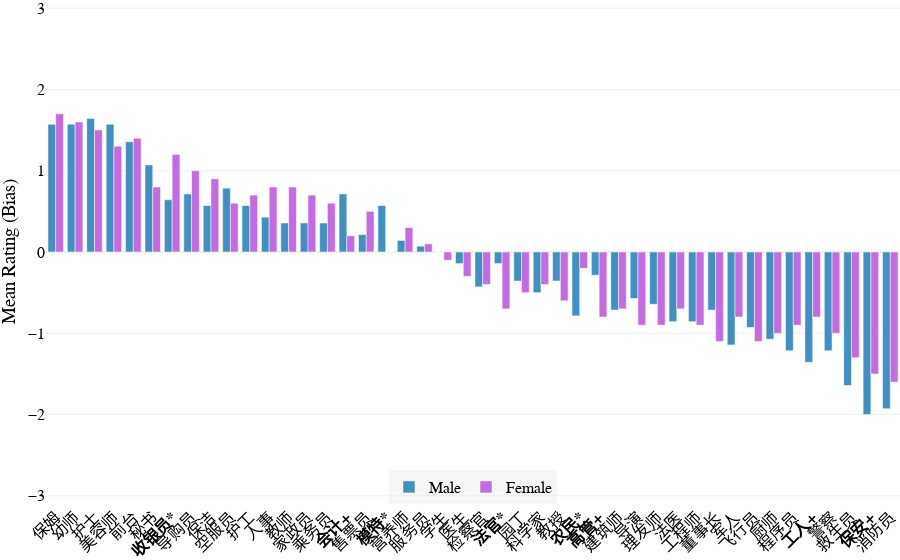

Notebook code for this chart:
### Markdown cell above
#### Two Sample T-Test by Gender

### Code cell
# Add a new column with the mean of the ratings for each participant
df_zh['Mean Rating'] = df_zh.iloc[:, 8:].mean(axis=1)

# Separate df_zh into male and female datasets based on the Gender column
df_zh_male = df_zh[df_zh['Gender'] == 'male']
df_zh_female = df_zh[df_zh['Gender'] == 'female']

# Show the number of male and female participants
print(f"Number of male participants: {df_zh_male['Participant ID'].nunique()}")
print(f"Number of female participants: {df_zh_female['Participant ID'].nunique()}")

# Two Sample T-Test between male and female participants for each occupation word
results = []
for col in rating_columns:
    male_ratings = df_zh_male[col].dropna().astype(float)
    female_ratings = df_zh_female[col].dropna().astype(float)
    # Only test if both groups have at least 2 ratings
    if len(male_ratings) > 1 and len(female_ratings) > 1:
        t_stat, p_value = stats.ttest_ind(male_ratings, female_ratings, equal_var=False)
        mean_male = male_ratings.mean()
        mean_female = female_ratings.mean()
        # Get English translation from occupations DataFrame
        en_translation = occupations.loc[occupations['zh'] == col, 'en'].values
        en_translation = en_translation[0] if len(en_translation) > 0 else ""
        results.append({
            'occupation': col,
            'mean_male': mean_male,
            'mean_female': mean_female,
            't_stat': t_stat,
            'p_value': p_value,
            'significant': p_value < 0.05,
            'marg_significant': 0.05 < p_value < 0.1,
            'en': en_translation
        })

# Create a DataFrame from the results
df_ttest = pd.DataFrame(results)

# Add overall mean rating for sorting
df_ttest['overall_mean'] = (df_ttest['mean_male'] + df_ttest['mean_female']) / 2

# Sort by overall mean rating
df_ttest_sorted = df_ttest.sort_values('overall_mean', ascending=False)

# Prepare axis labels: bold for significant
def bold_label(row):
    occupation = row['occupation']
    if row.get('significant'):
        occupation = f"<b>{occupation}*</b>"
    if row.get('marg_significant'):
        occupation = f"<b>{occupation}+</b>"
    return occupation

df_ttest_sorted['occupation_label'] = df_ttest_sorted.apply(bold_label, axis=1)

# Plot with English translation in hover
fig = go.Figure()

fig.add_trace(go.Bar(
    x=df_ttest_sorted['occupation_label'],
    y=df_ttest_sorted['mean_male'],
    name='Male',
    marker_color=male_color,
    customdata=df_ttest_sorted[['en']],
    hovertemplate='Occupation: %{x}<br>English: %{customdata[0]}<br>Mean (Male): %{y:.2f}<extra></extra>'
))

fig.add_trace(go.Bar(
    x=df_ttest_sorted['occupation_label'],
    y=df_ttest_sorted['mean_female'],
    name='Female',
    marker_color=female_color,
    customdata=df_ttest_sorted[['en']],
    hovertemplate='Occupation: %{x}<br>English: %{customdata[0]}<br>Mean (Female): %{y:.2f}<extra></extra>'
))

fig.update_layout(
    barmode='group',
    xaxis_tickangle=-45,
    yaxis_title='Bias (Male - Female)',
    yaxis=dict(
        range=[-3.1, 3.1],
        tickvals=[-3, -2, -1, 0, 1, 2, 3],
        title='Mean Rating (Bias)'
    ),
    template='plotly_white',
    font=dict(family="Times New Roman, serif", size=16, color='black'),
    margin=dict(l=0, r=0, t=0, b=0),
    legend=dict(
        orientation='h',
        yanchor='bottom',
        y=0,
        xanchor='center',
        x=0.5,
        bgcolor='rgba(220, 220, 220, 0.25)',
    )
)

# Show the plot
fig.show()

# Save it as HTML and image
fig.write_html('occupations_zh_gender.html')
fig.write_image('occupations_zh_gender.png', scale=3, width=1000, height=400)

### Figure 1 — Plotly figure (JSON) as saved in the notebook; plotly's stock layout.template omitted (floating-point values rounded to 4 significant figures)
{"data": [{"customdata": [["domestic helper"], ["kindergarten teacher"], ["nurse"], ["beautician"], ["receptionist"], ["secretary"], ["cashier"], ["shop assistant"], ["cleaner"], ["flight attendant*"], ["caregiver"], ["HR specialist"], ["teacher"], ["housekeeper"], ["flight attendant"], ["accountant"], ["ticket seller"], ["model"], ["dietitian"], ["server"], ["student"], ["doctor"], ["prosecutor"], ["judge"], ["gardener"], ["scientist"], ["professor"], ["farmer"], ["manager"], ["architect"], ["director"], ["hairdresser"], ["pathologist"], ["engineer"], ["CEO"], ["soldier"], ["pilot"], ["chef"], ["programmer"], ["worker"], ["police officer"], ["lifeguard"], ["security guard"], ["firefighter"]], "hovertemplate": "Occupation: %{x}<br>English: %{customdata[0]}<br>Mean (Male): %{y:.2f}<extra></extra>", "marker": {"color": "#4090C2"}, "name": "Male", "type": "bar", "x": ["保姆", "幼师", "护士", "美容师", "前台", "秘书", "<b>收银员*</b>", "导购员", "保洁", "空服员", "护工", "人事", "教师", "家政员", "乘务员", "<b>会计+</b>", "售票员", "<b>模特*</b>", "营养师", "服务员", "学生", "医生", "检察官", "<b>法官*</b>", "园丁", "科学家", "教授", "<b>农民*</b>", "<b>高管+</b>", "建筑师", "导演", "理发师", "法医", "工程师", "董事长", "军人", "飞行员", "厨师", "程序员", "<b>工人+</b>", "警察", "救生员", "<b>保安+</b>", "消防员"], "y": [1.571, 1.571, 1.643, 1.571, 1.357, 1.071, 0.6429, 0.7143, 0.5714, 0.7857, 0.5714, 0.4286, 0.3571, 0.3571, 0.3571, 0.7143, 0.2143, 0.5714, 0.1429, 0.07143, 0.0, -0.1429, -0.4286, -0.1429, -0.3571, -0.5, -0.3571, -0.7857, -0.2857, -0.7143, -0.5714, -0.6429, -0.8571, -0.8571, -0.7143, -1.143, -0.9286, -1.071, -1.214, -1.357, -1.214, -1.643, -2.0, -1.929]}, {"customdata": [["domestic helper"], ["kindergarten teacher"], ["nurse"], ["beautician"], ["receptionist"], ["secretary"], ["cashier"], ["shop assistant"], ["cleaner"], ["flight attendant*"], ["caregiver"], ["HR specialist"], ["teacher"], ["housekeeper"], ["flight attendant"], ["accountant"], ["ticket seller"], ["model"], ["dietitian"], ["server"], ["student"], ["doctor"], ["prosecutor"], ["judge"], ["gardener"], ["scientist"], ["professor"], ["farmer"], ["manager"], ["architect"], ["director"], ["hairdresser"], ["pathologist"], ["engineer"], ["CEO"], ["soldier"], ["pilot"], ["chef"], ["programmer"], ["worker"], ["police officer"], ["lifeguard"], ["security guard"], ["firefighter"]], "hovertemplate": "Occupation: %{x}<br>English: %{customdata[0]}<br>Mean (Female): %{y:.2f}<extra></extra>", "marker": {"color": "#C46BE1"}, "name": "Female", "type": "bar", "x": ["保姆", "幼师", "护士", "美容师", "前台", "秘书", "<b>收银员*</b>", "导购员", "保洁", "空服员", "护工", "人事", "教师", "家政员", "乘务员", "<b>会计+</b>", "售票员", "<b>模特*</b>", "营养师", "服务员", "学生", "医生", "检察官", "<b>法官*</b>", "园丁", "科学家", "教授", "<b>农民*</b>", "<b>高管+</b>", "建筑师", "导演", "理发师", "法医", "工程师", "董事长", "军人", "飞行员", "厨师", "程序员", "<b>工人+</b>", "警察", "救生员", "<b>保安+</b>", "消防员"], "y": [1.7, 1.6, 1.5, 1.3, 1.4, 0.8, 1.2, 1.0, 0.9, 0.6, 0.7, 0.8, 0.8, 0.7, 0.6, 0.2, 0.5, 0.0, 0.3, 0.1, -0.1, -0.3, -0.4, -0.7, -0.5, -0.4, -0.6, -0.2, -0.8, -0.7, -0.9, -0.9, -0.7, -0.9, -1.1, -0.8, -1.1, -1.0, -0.9, -0.8, -1.0, -1.3, -1.5, -1.6]}], "layout": {"barmode": "group", "font": {"color": "black", "family": "Times New Roman, serif", "size": 16}, "legend": {"bgcolor": "rgba(220, 220, 220, 0.25)", "orientation": "h", "x": 0.5, "xanchor": "center", "y": 0, "yanchor": "bottom"}, "margin": {"b": 0, "l": 0, "r": 0, "t": 0}, "xaxis": {"tickangle": -45}, "yaxis": {"range": [-3.1, 3.1], "tickvals": [-3, -2, -1, 0, 1, 2, 3], "title": {"text": "Mean Rating (Bias)"}}}}
